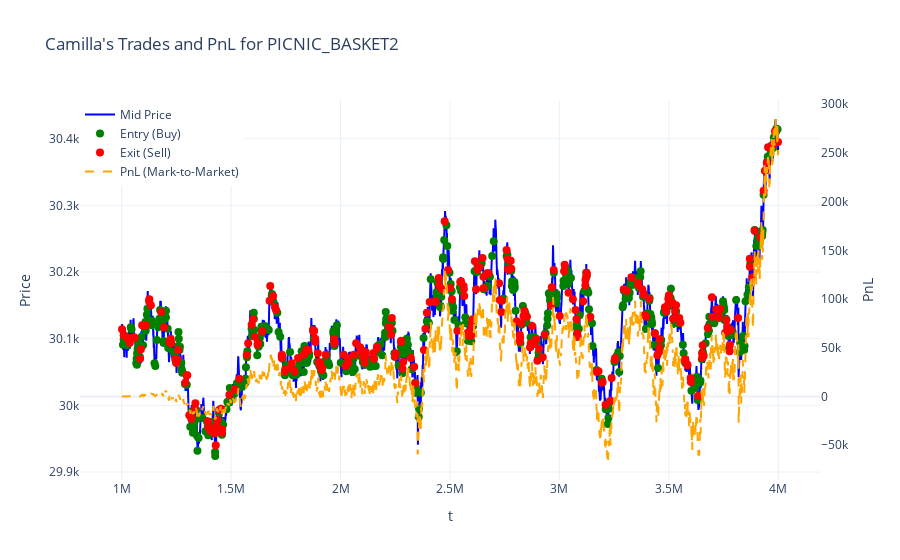

The cell this chart's notebook holds for it:
### Code cell
plot_trades_with_pnl(counterparty_df, price_df, calculate_per_product_pnl_over_time(counterparty_df, price_df, 'Camilla'), 'Camilla', 'PICNIC_BASKET2')

### Figure 1 — Plotly figure (JSON) as saved in the notebook; plotly's stock layout.template omitted (floating-point values rounded to 4 significant figures; data arrays with more than 128 entries replaced by an {"elided": "..."} marker saying what was removed)
{"data": [{"line": {"color": "blue"}, "mode": "lines", "name": "Mid Price", "type": "scatter", "x": {"elided": "30000 int values"}, "y": {"elided": "30000 float values"}}, {"customdata": {"elided": "486 int values"}, "hovertemplate": "Time: %{x}<br>Price: %{y}<br>Quantity: %{customdata}<extra></extra>", "marker": {"color": "green", "size": 8, "symbol": "circle"}, "mode": "markers", "name": "Entry (Buy)", "type": "scatter", "x": {"elided": "486 int values"}, "y": {"elided": "486 float values"}}, {"customdata": {"elided": "276 int values"}, "hovertemplate": "Time: %{x}<br>Price: %{y}<br>Quantity: %{customdata}<extra></extra>", "marker": {"color": "red", "size": 8, "symbol": "circle"}, "mode": "markers", "name": "Exit (Sell)", "type": "scatter", "x": {"elided": "276 int values"}, "y": {"elided": "276 float values"}}, {"line": {"color": "orange", "dash": "dash"}, "mode": "lines", "name": "PnL (Mark-to-Market)", "type": "scatter", "x": {"elided": "53477 int values"}, "y": {"elided": "53477 float values"}, "yaxis": "y2"}], "layout": {"legend": {"x": 0, "y": 1}, "title": {"text": "Camilla's Trades and PnL for PICNIC_BASKET2"}, "xaxis": {"title": {"text": "t"}}, "yaxis": {"side": "left", "title": {"text": "Price"}}, "yaxis2": {"overlaying": "y", "showgrid": false, "side": "right", "title": {"text": "PnL"}}}}
